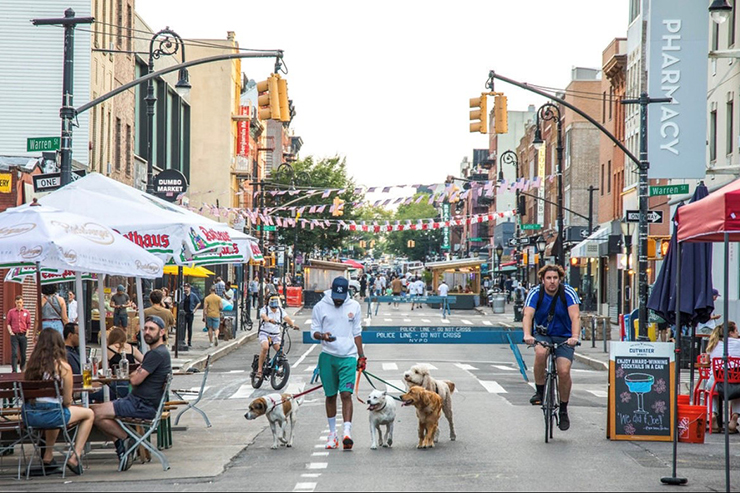
#> input picture YOLOv4/test.jpg, 740 x 493 px, given in place of abraham.jpg, which was not available
$ jupyter execute '37. Inpainting to Restore Damaged Photos.ipynb'   (shell and % lines are left out)   (text cells are left out)
#> lines starting #> are read from the running program, lines starting #| are printed output that depends on the picture; after the words box and inside, x2 and y2 are one past the last pixel; in counts of white or black regions, pixels touching at a corner belong together; pictures that were not available may be replaced by others from this repository, and a replacement may not be noted
[cell 1]
import cv2
import numpy as np
from matplotlib import pyplot as plt

def imshow(title = "Image", image = None, size = 10):
  h, w = image.shape[:2]
  aspect_ratio = w/h
  plt.figure(figsize=(size * aspect_ratio,size))
  plt.imshow(cv2.cvtColor(image, cv2.COLOR_BGR2RGB))
  plt.axis('off')
  plt.title(title)
  plt.show()

[cell 2]
image = cv2.imread('images/abraham.jpg')
#> image is the input picture: shape (493, 740, 3); mean B, G, R 157.2, 159.4, 161.5
imshow('Original Damaged Photo', image)

# Load the image by grayscale where we've marked the damaged areas manually
marked_damages = cv2.imread('images/mask.jpg', cv2.IMREAD_GRAYSCALE)
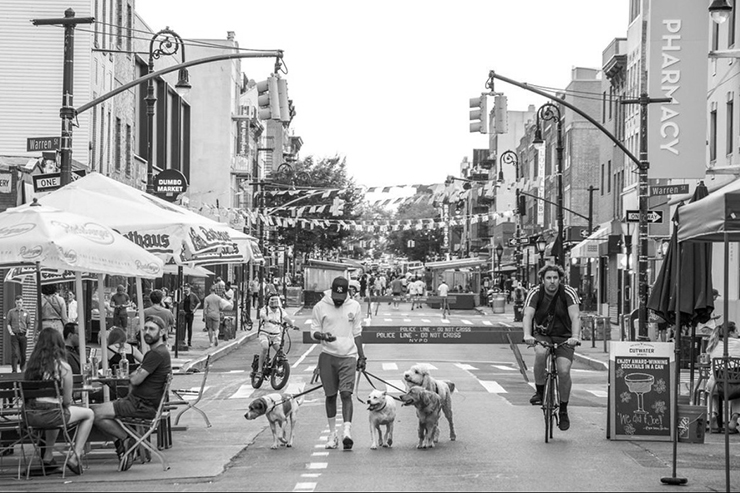
#> marked_damages: shape (493, 740); min 0, max 255, mean 159.8
imshow('Marked Damages', marked_damages)

# Let's make a mask out of our marked image be changing all colors
# that are not white, to black
ret, thresh = cv2.threshold(marked_damages, 254, 255, cv2.THRESH_BINARY)
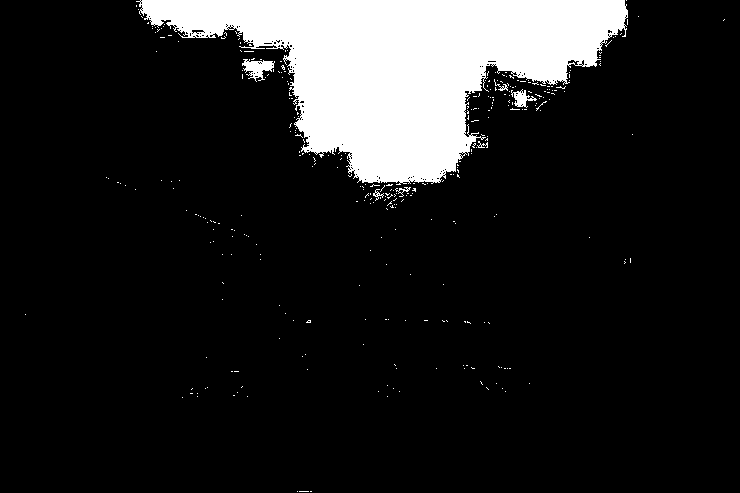
#> thresh: shape (493, 740); 12.9% white; 332 white regions (325 under 20 px), largest, box (x1, y1, x2, y2) and area: (136, 0, 628, 185) 45507, (242, 59, 275, 82) 385, (511, 89, 537, 108) 213
imshow('Threshold Binary', thresh)


# Let's dilate (make thicker) our the marks w made
# since thresholding has narrowed it slightly
kernel = np.ones((7,7), np.uint8)
mask = cv2.dilate(thresh, kernel, iterations=1)
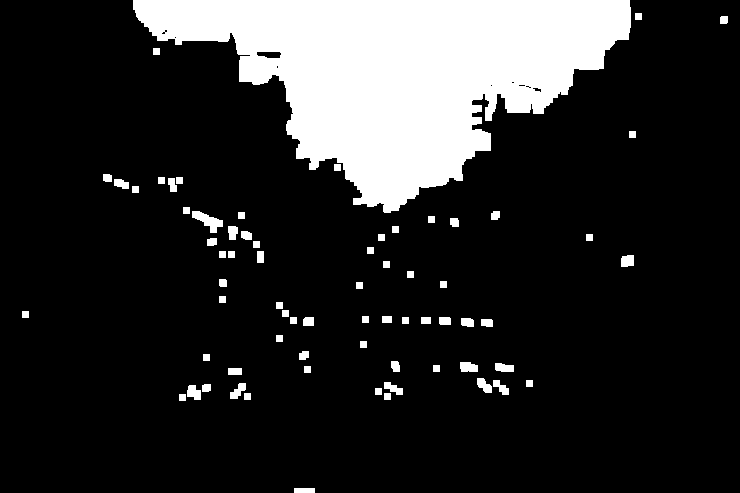
#> mask: shape (493, 740); 16.7% white; 70 white regions, largest, box (x1, y1, x2, y2) and area: (133, 0, 631, 213) 55811, (192, 211, 223, 233) 320, (460, 362, 478, 372) 159
imshow('Dilated Mask', mask)
cv2.imwrite("images/abraham_mask.png", mask)

restored = cv2.inpaint(image, mask, 3, cv2.INPAINT_TELEA)
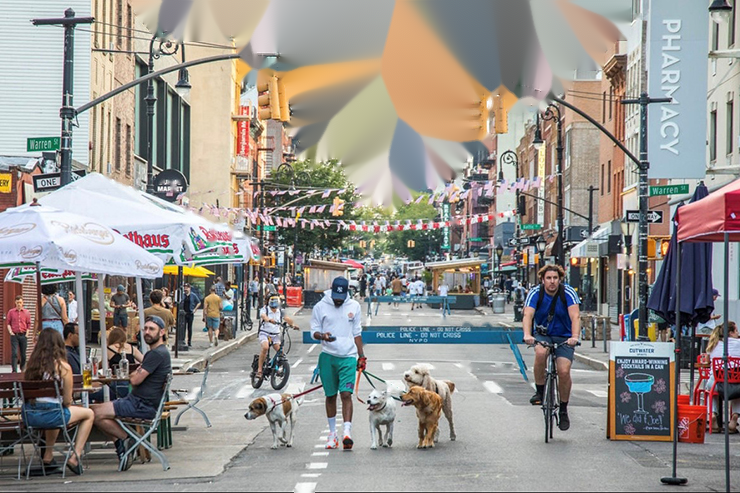
#> restored: shape (493, 740, 3); mean B, G, R 141.4, 146.1, 150.1

imshow('Restored', restored)

[cell 3]
image = cv2.imread('images/abraham.jpg')
imshow('Original Damaged Photo', image)

# Load the image by grayscale where we've marked the damaged areas manually
marked_damages = cv2.imread('test.png', cv2.IMREAD_GRAYSCALE)
imshow('Marked Damages', marked_damages)

# Let's make a mask out of our marked image be changing all colors
# that are not white, to black
ret, thresh = cv2.threshold(marked_damages, 150, 255, cv2.THRESH_BINARY)
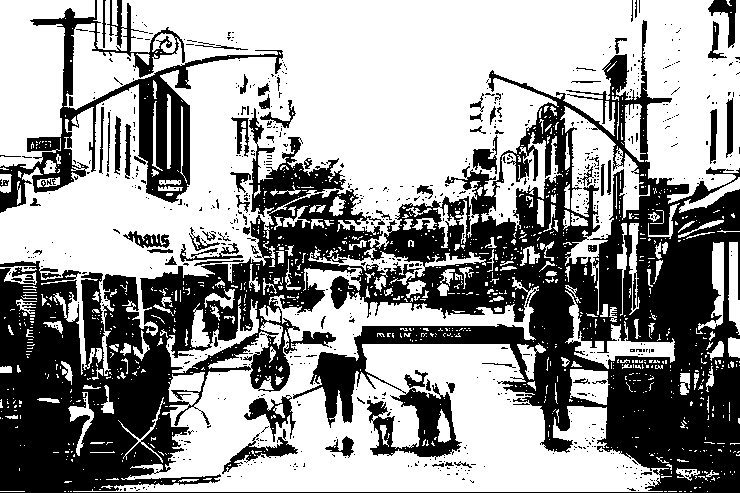
#> thresh: shape (493, 740); 60.1% white; 731 black regions (651 under 20 px), largest, box (x1, y1, x2, y2) and area: (0, 20, 740, 493) 123400, (0, 0, 283, 213) 11197, (244, 395, 296, 442) 831
imshow('Threshold Binary', thresh)


# Let's dilate (make thicker) our the marks w made
# since thresholding has narrowed it slightly
kernel = np.ones((7,7), np.uint8)
mask = cv2.dilate(thresh, kernel, iterations=2)
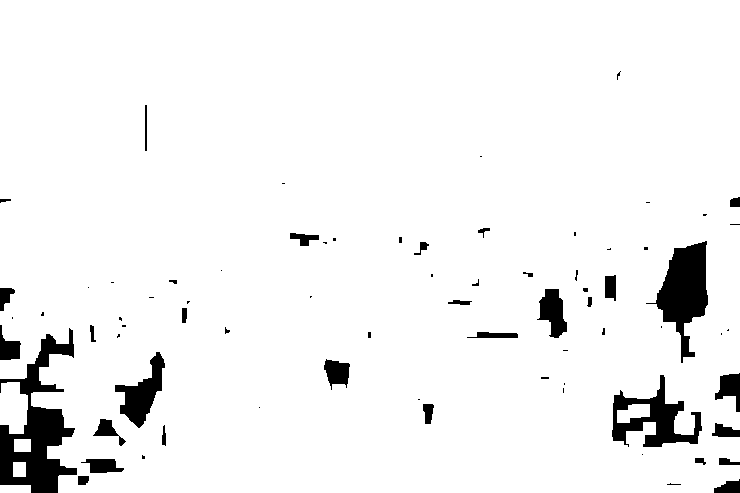
#> mask: shape (493, 740); 94.8% white; 74 black regions (41 under 20 px), largest, box (x1, y1, x2, y2) and area: (0, 328, 77, 493) 5363, (646, 241, 708, 363) 3433, (612, 375, 702, 447) 2550
imshow('Dilated Mask', mask)
cv2.imwrite("images/abraham_mask.png", mask)

restored = cv2.inpaint(image, mask, 3, cv2.INPAINT_TELEA)
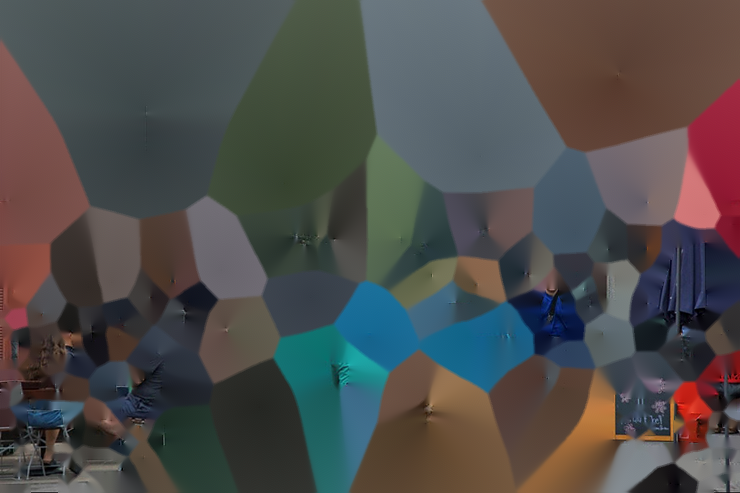
#> restored: shape (493, 740, 3); mean B, G, R 75.7, 76.6, 77.8

imshow('Restored', restored)
